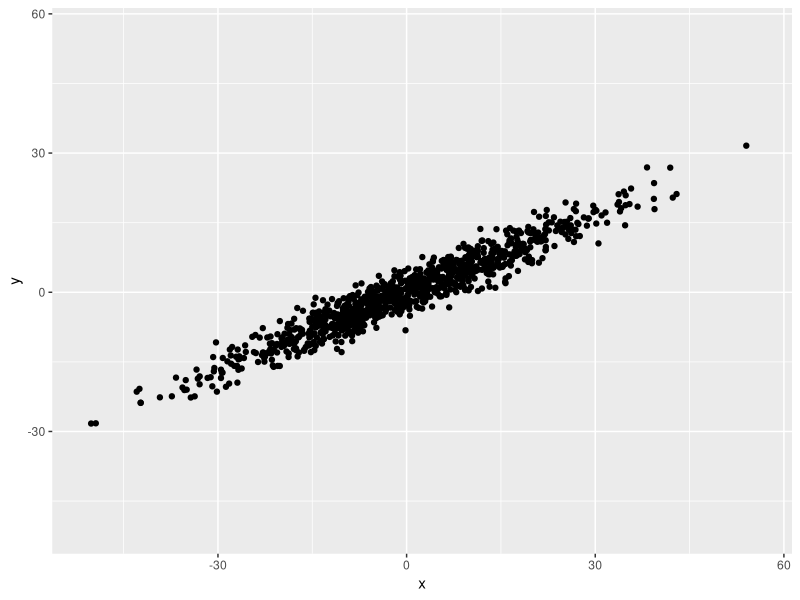
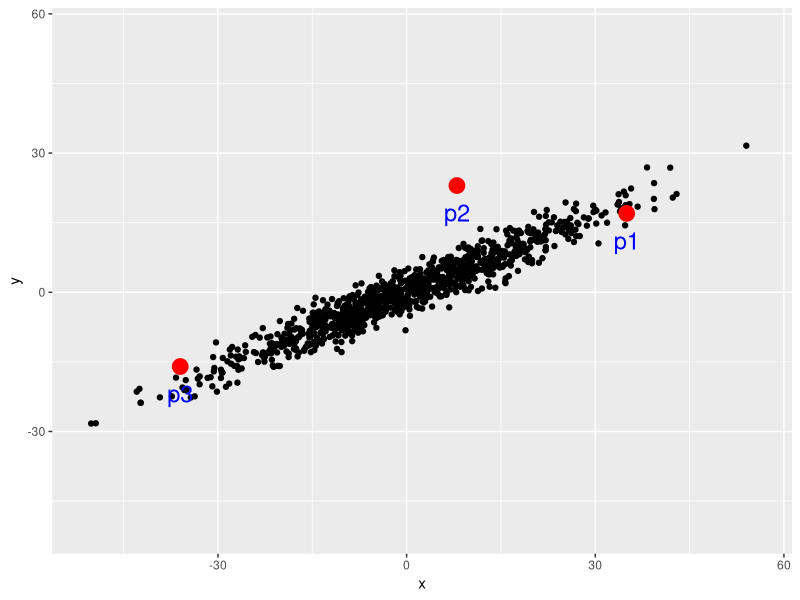
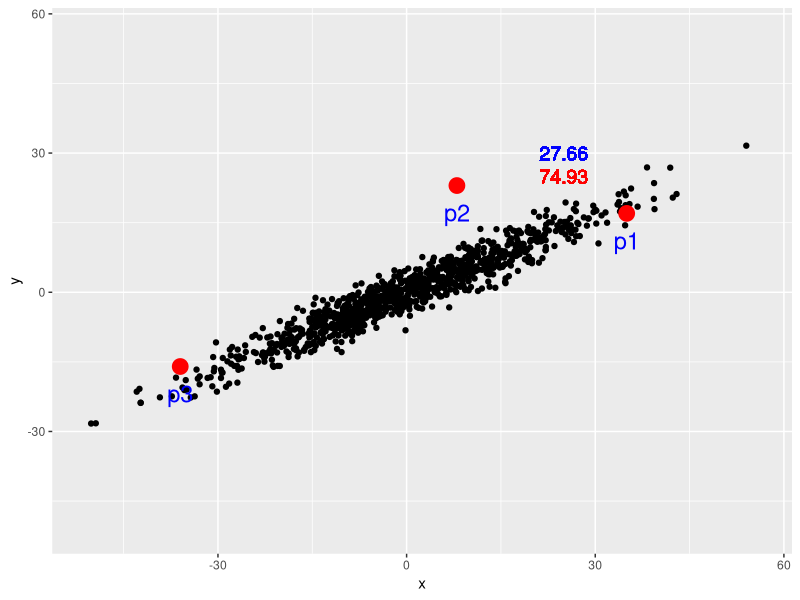
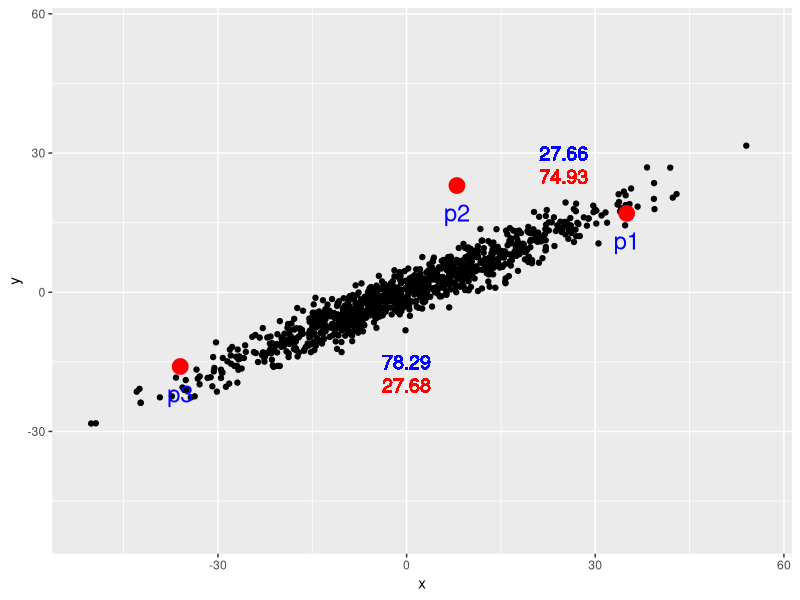

Recreate these plots in R, in order.
library(ggplot2)

#some multivariate normal data
x<-rnorm(1000, sd=15)
y<-0.55*x + rnorm(1000, sd=2.5)


#to make the plots easier to delimit
lowx<-ceiling(min(x))-1
highx<-ceiling(max(x))+1

myplot<-qplot(x,y)+xlim(lowx,highx)+ylim(lowx,highx)
myplot

#put data into data frame
mat<-data.frame(x,y)

#covariance and inverse covariance matrices
(C=cov(mat))
(Cinv<-solve(C))


#some test points
p1<-c(x=35,y=17)
p2<-c(x=8,y=23)
p3<-c(x=-36,y=-16)

mypoints<-data.frame(rbind(p1,p2,p3))
mypoints$name <- rownames(mypoints)

#plot points and test points
(p<-ggplot(mat, aes(x, y)) + 
  geom_point(color="black") + 
  geom_point(data = mypoints,color="red",size=5) +xlim(lowx,highx)+ylim(lowx,highx) +
  geom_text(data=mypoints, aes(label=name), color="blue", size=6, hjust=.5, vjust=2))


#define euclidean distance first
euc.dist <- function(x1, x2) sqrt(sum((x1 - x2) ^ 2))

#look at distances
(E1<-euc.dist(p1,p2))

(M1<- mahalanobis(p1,p2,C))

p+geom_text(x=25, y=30, label=round(E1,2),size=5, color="blue") +
  geom_text(x=25, y=25, label=round(M1,2),size=5, color="red")

(E2<-euc.dist(p1,p3))
(M2<-mahalanobis(p1,p3,C))

p+geom_text(x=25, y=30, label=round(E1,2),size=5, color="blue") +
  geom_text(x=25, y=25, label=round(M1,2),size=5, color="red") +
  geom_text(x=0, y=-15, label=round(E2,2),size=5, color="blue") +
  geom_text(x=0, y=-20, label=round(M2,2),size=5, color="red")



